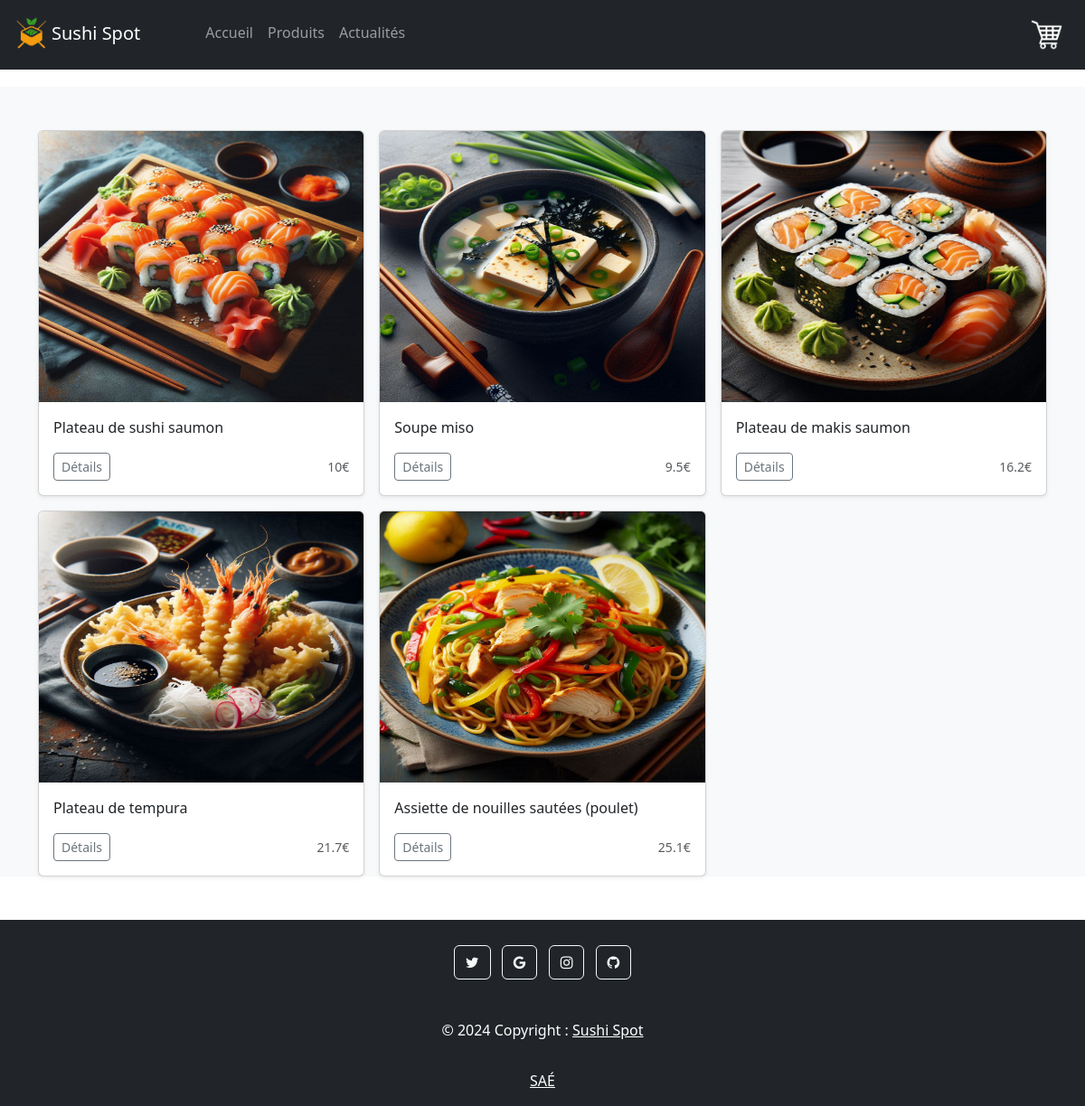
The app's page /produit/ with its own data.
### tables this page shows
CREATE TABLE `produit` (
  `id` int(11) NOT NULL,
  `identifiant` varchar(255) NOT NULL,
  `nom` varchar(255) NOT NULL,
  `description` longtext NOT NULL,
  `categorie` varchar(255) NOT NULL,
  `prix` float NOT NULL,
  `id_tva` int(11) NOT NULL,
  `stock` int(11) NOT NULL,
  `image` varchar(255) NOT NULL,
  `poids` int(11) NOT NULL,
  `date_visibilite` datetime NOT NULL,
  `statut` int(11) NOT NULL
);

### vue/produit/v-lstProduit.php (the view)
<br>
<br>
<br>
<br>
<div class="album pt-5 bg-light">
    <div class="container">
        <div class="row row-cols-1 row-cols-sm-2 row-cols-md-3 g-3">
            <?php foreach($lstProduit as $monProduit): ?>
                <div class="col">
                    <div class="card shadow-sm">
                        <img class="bd-placeholder-img card-img-top" width="100%" height="300" src="media/img/<?=$monProduit['image']?>">
                        <div class="card-body">
                            <p class="card-text"><?=$monProduit['nom'] ?></p>
                            <div class="d-flex justify-content-between align-items-center">
                                <div class="btn-group">
                                    <a type="button" href="produit/<?=$monProduit['identifiant']?>" class="btn btn-sm btn-outline-secondary">Détails</a>
                                </div>
                                <small class="text-muted"><?=$monProduit['prix']?>€</small>
                            </div>
                        </div>
                    </div>
                </div>
            <?php endforeach; ?>
        </div>
    </div>
</div>

### index.php (shortened to what this page needs)
<?php
require_once('model/model.php');
require_once('controller/produit/c-produit.php');
if(isset($_GET['page'])&& $_GET['page']) {
    switch ($_GET['page']) {
        case "produit": produit(); break;
    }
}else if(isset($_GET['pageAPI'])&& $_GET['pageAPI']){
    switch ($_GET['pageAPI']) {
        case "liste":APIListe();break;
        case "commande":APICommande();break;
        case "paiement":APIPaiement();break;
        default :accueil();break;
    }
}else accueil();

### controller/produit/c-produit.php (shortened to what this page needs)
<?php
function produit(){
    global $bdd;
    if (isset($_GET['identifiant']) && $_GET['identifiant']) {
        $request = $bdd->query("SELECT * FROM produit WHERE identifiant='".$_GET['identifiant']."'");
        $monProduit = $request->fetch();
        if (isset($_POST['action']) && $_POST['action']) {
            ajouterAuPanier($monProduit, $_POST['action']);
        }
        require_once('vue/inc/inc.head.php');
        require_once('vue/inc/inc.header.php');
        monProduit($monProduit);
    } else {
        $request = $bdd->query("SELECT * FROM produit WHERE statut = 1");
        $lstProduit = $request->fetchAll();
        require_once('vue/inc/inc.head.php');
        require_once('vue/inc/inc.header.php');
        lstProduit($lstProduit);
    }
    require_once('vue/inc/inc.footer.php');
}
function lstProduit($lstProduit){
    require_once('vue/produit/v-lstProduit.php');
}

### vue/inc/inc.head.php (shortened to what this page needs)
<!doctype html>
<html lang="fr">
    <head>
        <link href="https://cdn.jsdelivr.net/npm/bootstrap@5.3.3/dist/css/bootstrap.min.css" rel="stylesheet">
        <link rel="stylesheet" href="https://cdn.jsdelivr.net/npm/bootstrap-icons@1.11.3/font/bootstrap-icons.min.css">
        <link rel="stylesheet" href="https://cdnjs.cloudflare.com/ajax/libs/font-awesome/4.7.0/css/font-awesome.min.css">
        <link rel="stylesheet" href="include/style/style.css">
    </head>
<body>

### vue/inc/inc.header.php
    <header>
        <nav class="navbar navbar-expand-lg navbar-dark bg-dark fixed-top">
            <div class="container-fluid">
                <a class="navbar-brand" href="">
                    <img src="media/img/favicon1.png" alt="logo site" width="45" height="45" class="d-inline-block">Sushi Spot
                <div class="barnav collapse navbar-collapse">
                    <ul class="d-flex navbar-nav me-auto mb-0">
                        <li class="nav-item"><a class="nav-link" href="/"></a></li>
                        <li class="nav-item"><a class="nav-link" href="/">Accueil</a></li>
                        <li class="nav-item"><a class="nav-link" href="produit/">Produits</a></li>
                        <li class="nav-item"><a class="nav-link" href="actualite/">Actualités</a></li>
                    </ul>
                    <ul class="d-flex navbar-nav me-0 mb-0">
                        <li class="nav-item">
                            <a class="nav-link" href="panier/">
                                <img src="media/img/cart.png" alt="panier" width="45" height="45">
                            </a>
                        </li>
                    </ul>
                </div>
            </div>
        </nav>
    </header>
<main>

### vue/inc/inc.footer.php
<br>
<br>
</main>
<footer class="bg-dark text-center text-white" style="margin-top: auto">
    <div class="container p-4 pb-0">
        <section class="mb-4">
            <a class="btn btn-outline-light btn-floating m-1" href="https://twitter.com/home" role="button"><i class="fa fa-twitter"></i></a>
            <a class="btn btn-outline-light btn-floating m-1" href="https://www.google.com/" role="button"><i class="fa fa-google"></i></a>
            <a class="btn btn-outline-light btn-floating m-1" href="https://instagram.com" role="button"><i class="fa fa-instagram"></i></a>
            <a class="btn btn-outline-light btn-floating m-1" href="https://github.com/" role="button"><i class="fa fa-github"></i></a>
        </section>
    </div>
    <div class="bg-dark text-center p-3" style="background-color: rgba(0, 0, 0, 0.2);">
        © 2024 Copyright :
        <a class="text-white" href="https://b2-gp93.kevinpecro.info/">Sushi Spot</a>
    </div>
    <div class="bg-dark text-center p-3" style="background-color: rgba(0, 0, 0, 0.2);">
        <a class="text-white" href="https://b2-gp93.kevinpecro.info/client/">SAÉ</a>
    </div>
</footer>
</html>

### include/style/style.css (style rules this page uses)
body { margin: 0; display: flex; min-height: 100vh; flex-direction: column; }
main { display: block; flex: 1 0 auto; }
.nav-item { margin-left: auto; }
.barnav { display: flex; }

### records on screen
produit: image (picture), nom "Plateau de sushi saumon", prix "10"
produit: image (picture), nom "Soupe miso", prix "9.5"
produit: image (picture), nom "Plateau de makis saumon", prix "16.2"
produit: image (picture), nom "Plateau de tempura", prix "21.7"
produit: image (picture), nom "Assiette de nouilles sautées (poulet)", prix "25.1"
